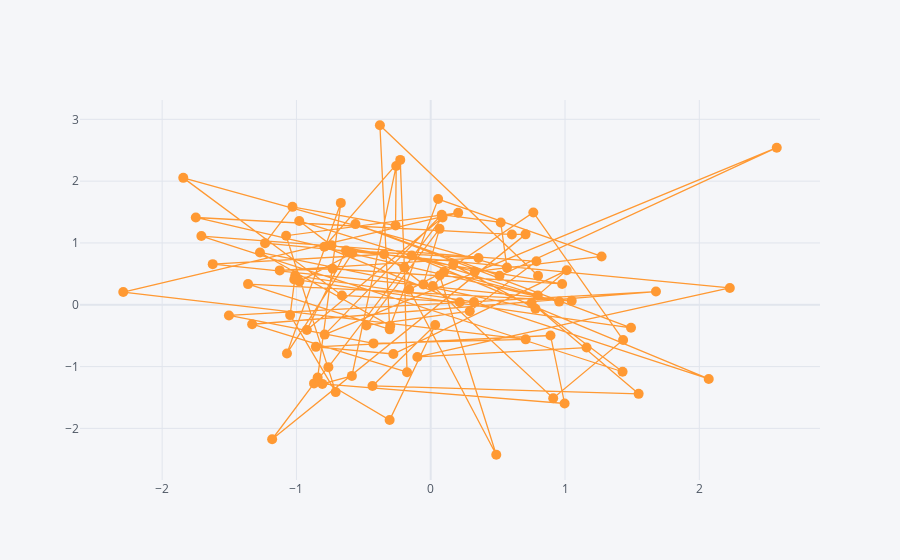

The notebook cell this image was saved under:
### Code cell
df.iplot(kind='scatter', x='A', y='B', mode='lines+markers', size=10)
